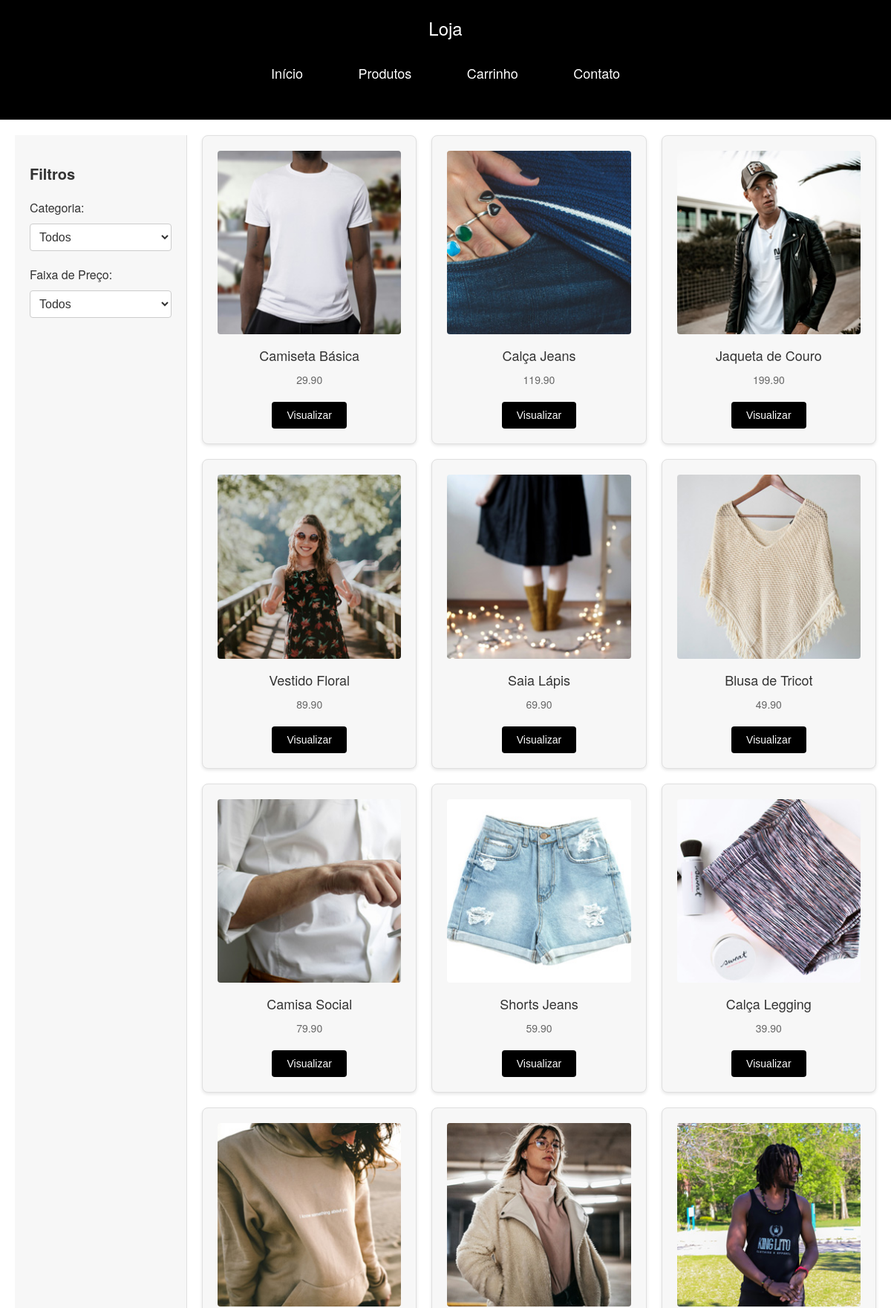
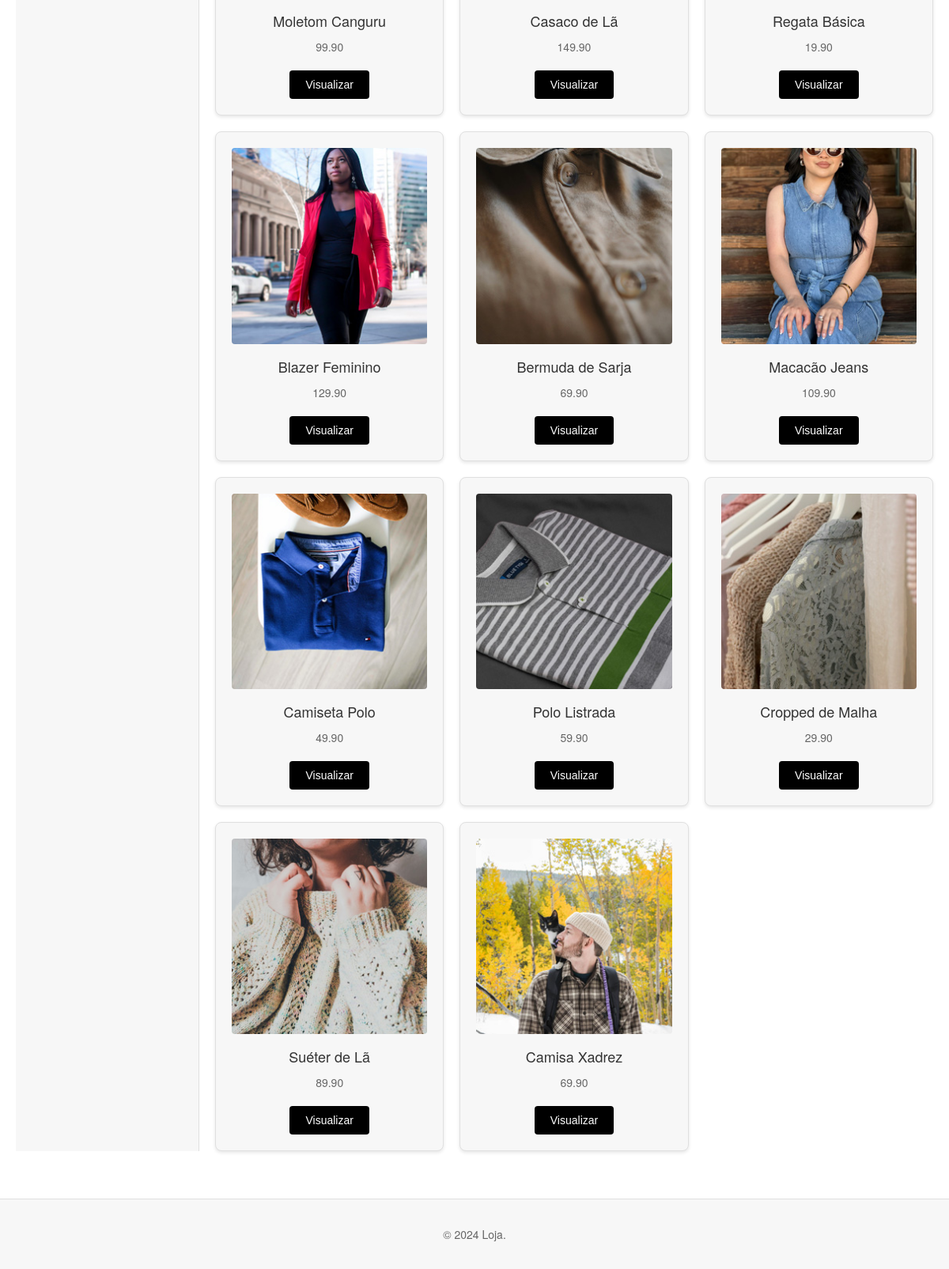
The page / on the database its author committed (2 pictures, top to bottom).
### tables this page shows
CREATE TABLE IF NOT EXISTS `produtos` (
  `id` int(11) NOT NULL AUTO_INCREMENT,
  `nome` varchar(100) NOT NULL,
  `descricao` text DEFAULT NULL,
  `preco` decimal(10,2) NOT NULL,
  `estoque` int(11) NOT NULL,
  `categoria` varchar(50) NOT NULL,
  `tamanho` varchar(5) DEFAULT NULL,
  `cor` varchar(30) DEFAULT NULL,
  `marca` varchar(50) DEFAULT NULL,
  `imagem` varchar(100) DEFAULT NULL,
  PRIMARY KEY (`id`)
);

### index.php (the view, shortened to what this page needs)
<?php
try {
    include "php/conexao.php";
    $sql = "SELECT * FROM produtos";
    $stmt = $conn->prepare($sql);
    $stmt->execute();
    $dados = $stmt->fetchAll((PDO::FETCH_ASSOC));
} catch (PDOException $err) {
    echo "Não foi possível localizar os registros!".$err->getMessage();
}
?>
<!DOCTYPE html>
<html lang="pt-br">
<head>
    <link rel="stylesheet" href="styles.css">
</head>
<body>
    <header>
        <h1>Loja</h1>
        <nav>
            <ul>
                <li><a href="#">Início</a></li>
                <li><a href="#">Produtos</a></li>
                <li><a href="#">Carrinho</a></li>
                <li><a href="#">Contato</a></li>
            </ul>
        </nav>
    </header>
    <main>
        <aside class="filter">
            <h2>Filtros</h2>
            <label for="category">Categoria:</label>
            <select id="category">
                <option value="all">Todos</option>
            </select>
            <label for="price">Faixa de Preço:</label>
            <select id="price">
                <option value="all">Todos</option>
            </select>
        </aside>
        <section class="products">
            <?php
            foreach($dados as $produtos){
            ?>
            <div class="product" data-category="categoria1" data-price="low">
                <img src="img/miniaturas/<?php echo $produtos['imagem']?>" alt="<?php echo $produtos['nome']?>">
                <h3><?php echo $produtos['nome']?></h3>
                <p><?php echo $produtos['preco']?></p>
                <a href="produtos.php?id=<?php echo $produtos['id']?>"><button class= 'btn-1'>Visualizar</button></a>
            </div>
            <?php
            }
            ?>
        </section>
    </main>
    <footer>
        <p>&copy; 2024 Loja.</p>
    </footer>
</body>
</html>

### styles.css (style rules this page uses)
* { box-sizing: border-box; }
body { font-family: 'Helvetica Neue', Arial, sans-serif; margin: 0; padding: 0; background-color: #ffffff; color: #333333; }
header { background-color: #000000; padding: 20px 0; text-align: center; border-bottom: 1px solid #e0e0e0; }
h1 { font-weight: normal; margin: 0; font-size: 24px; color: #ffffff; }
nav ul { list-style: none; padding: 0; margin: 30px 0; text-align: center; }
nav ul li { display: inline-block; margin: 0 20px; }
nav ul li a { color: #ffffff; text-decoration: none; font-size: 18px; padding: 10px 15px; }
main { display: flex; padding: 20px; }
.filter { width: 20%; padding: 20px; background-color: #f7f7f7; border-right: 1px solid #e0e0e0; }
.filter h2 { font-size: 20px; margin-bottom: 20px; color: #333333; }
.filter label { display: block; margin-bottom: 10px; font-size: 16px; color: #333333; }
.filter select { width: 100%; padding: 8px; font-size: 16px; border: 1px solid #cccccc; border-radius: 4px; margin-bottom: 20px; background-color: #ffffff; color: #333333; }
.products { display: grid; grid-template-columns: repeat(3, 1fr); gap: 20px; width: 80%; padding-left: 20px; }
.product { background-color: #f7f7f7; border: 1px solid #e0e0e0; border-radius: 8px; padding: 20px; box-shadow: 0px 2px 4px rgba(0, 0, 0, 0.1); text-align: center; }
.product img { max-width: 100%; border-radius: 4px; }
.product h3 { font-size: 18px; margin: 10px 0; font-weight: normal; color: #333333; }
.product p { font-size: 14px; color: #666666; margin: 10px 0 20px; }
.btn-1 { background-color: #000000; color: white; border: none; padding: 10px 20px; border-radius: 4px; cursor: pointer; font-size: 14px; }
footer { background-color: #f7f7f7; color: #666666; text-align: center; padding: 20px 0; border-top: 1px solid #e0e0e0; margin-top: 40px; font-size: 14px; }

### rows shown on the page
produtos: imagem (picture), nome "Camiseta Básica", preco "29.90"
produtos: imagem (picture), nome "Calça Jeans", preco "119.90"
produtos: imagem (picture), nome "Jaqueta de Couro", preco "199.90"
produtos: imagem (picture), nome "Vestido Floral", preco "89.90"
produtos: imagem (picture), nome "Saia Lápis", preco "69.90"
produtos: imagem (picture), nome "Blusa de Tricot", preco "49.90"
produtos: imagem (picture), nome "Camisa Social", preco "79.90"
produtos: imagem (picture), nome "Shorts Jeans", preco "59.90"
produtos: imagem (picture), nome "Calça Legging", preco "39.90"
produtos: imagem (picture), nome "Moletom Canguru", preco "99.90"
produtos: imagem (picture), nome "Casaco de Lã", preco "149.90"
produtos: imagem (picture), nome "Regata Básica", preco "19.90"
produtos: imagem (picture), nome "Blazer Feminino", preco "129.90"
produtos: imagem (picture), nome "Bermuda de Sarja", preco "69.90"
produtos: imagem (picture), nome "Macacão Jeans", preco "109.90"
produtos: imagem (picture), nome "Camiseta Polo", preco "49.90"
produtos: imagem (picture), nome "Polo Listrada", preco "59.90"
produtos: imagem (picture), nome "Cropped de Malha", preco "29.90"
produtos: imagem (picture), nome "Suéter de Lã", preco "89.90"
produtos: imagem (picture), nome "Camisa Xadrez", preco "69.90"
